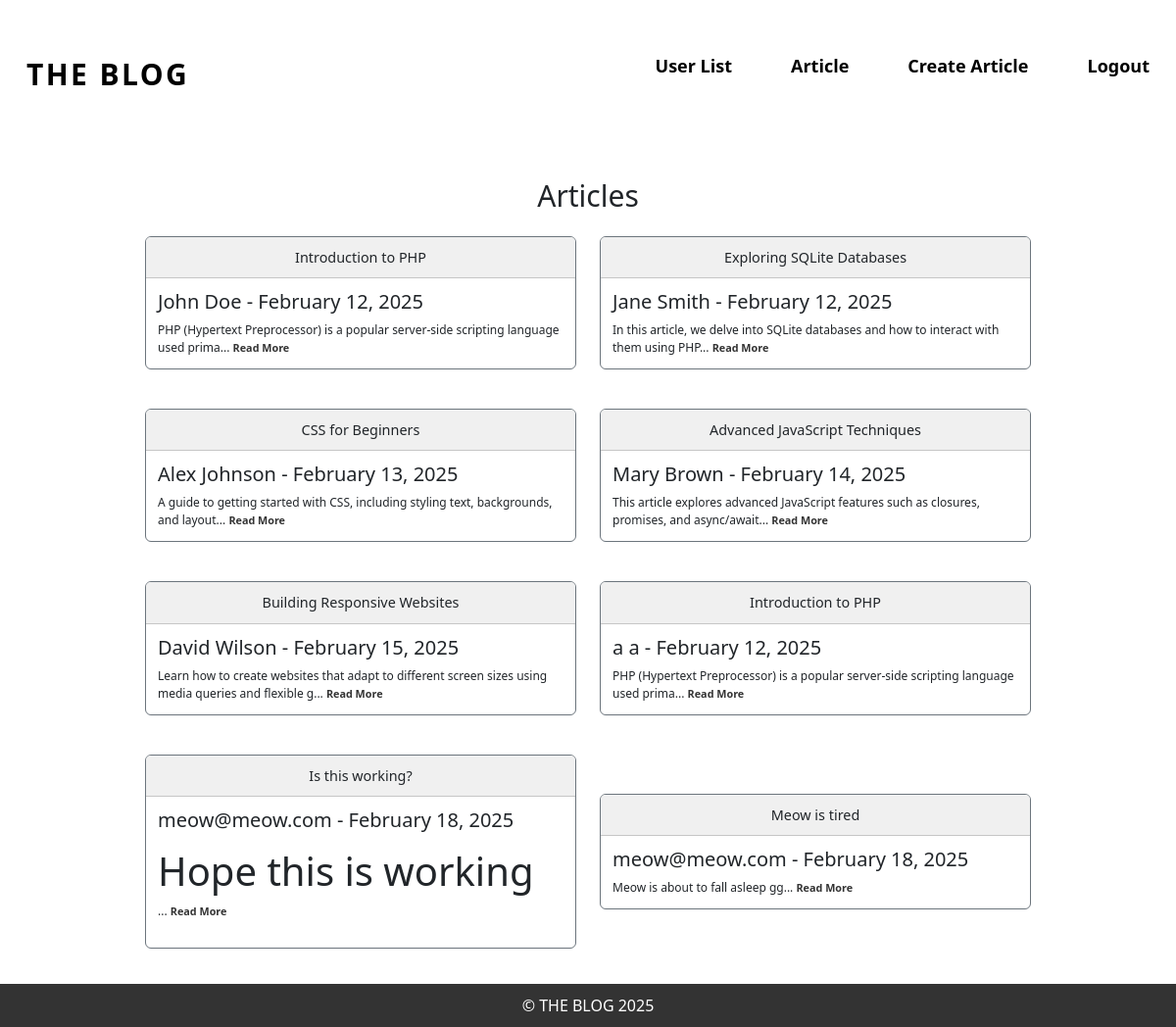
The app's page / (signed in), older data.
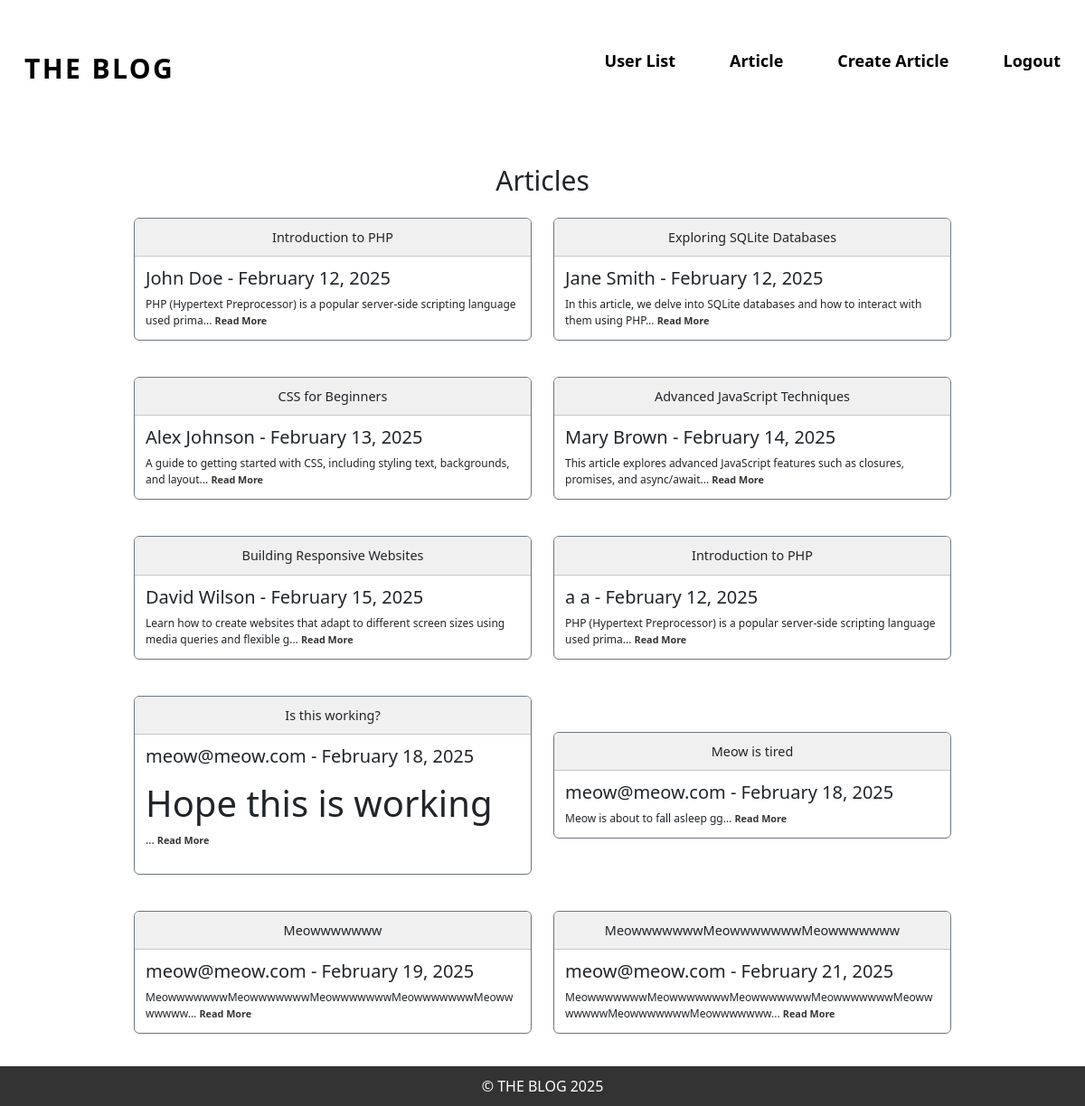
The same page, newer data.
### tables this page shows
CREATE TABLE Article
    (
        ArticleId Integer PRIMARY KEY,
        Title VARCHAR(255) NOT NULL,
        Body Text NOT NULL,
        CreateDate DATE NOT NULL,
        StartDate DATE NOT NULL,
        EndDate DATE NOT NULL,
        ContributorUsername VARCHAR(50) NOT NULL,
        FOREIGN KEY (ContributorUsername) REFERENCES Users(Username)
    );

### index.php (the view, shortened to what this page needs)
<?php
    include('templates/header.php');
    $db = getDatabase();
    $dbQuery = "SELECT Title, Body, StartDate, EndDate, ContributorUsername, ArticleId FROM Article";
    $result = $db->query($dbQuery);
    echo '<body class="back">';
    echo '<div class="articles-container">';
    echo '<h1 class="mainText">Articles</h1>';
    echo '<div class="articles-grid">';
    while($data = $result->fetchArray()){
        $date = date_create($data[2]);
        $date = date_format($date, ("F d, Y"));
        $str = substr($data[1], 0, 100);
        echo "
            <div class='card border-secondary mb-3 article-card'>
                <h5 class='card-header'>{$data[0]}</h5>
                <div class='card-body'>
                    <h5 class='card-title'>{$data[4]}  -  {$date}</h5>
                    <p class='card-text cardText'>{$str}... <a href='/article.php?id={$data[5]}' class='cardButton'>Read More</a></p>
                </div>
            </div>
        ";
    }
    echo '</div>';
    echo '</div>';
    echo '</body>';
    include('templates/footer.php');
?>

### templates/header.php (shortened to what this page needs)
<?php
    $displayNav = isset($displayNav) ? $displayNav : true;
?>
<!DOCTYPE html>
<html lang="en">
<head>
    <link rel="stylesheet" href="../styles/style.css">
    <link href="https://cdn.jsdelivr.net/npm/bootstrap@5.3.3/dist/css/bootstrap.min.css" rel="stylesheet">
</head>
<?php if ($displayNav): ?>
<header>
<nav class="navbar">
    <div class="nav-container">
        <?php
            if(isset($_SESSION["role"]) && $_SESSION["role"] == "admin") {
                echo '<a class="navbar-brand" href="../admin/admin_page.php">
                    <span class="blog-title">THE BLOG</span>
                </a>';
            } else {
                echo '<a class="navbar-brand" href="index.php">
                    <span class="blog-title">THE BLOG</span>
                </a>';
            }
        ?>
        <ul class="nav-menu">
            <?php
            if(isset($_SESSION["role"]) && $_SESSION["role"] == "admin") {
                echo '<li><a href="../admin/admin_page.php">User List</a></li>';
                echo '<li><a href="../admin/articles.php">Article</a></li>';
                echo '<li><a href="../createArticle.php">Create Article</a></li>';
                echo '<li><a href="../logout.php">Logout</a></li>';
            } else {
                echo '<li><a href="../index.php">Article</a></li>';
                echo '<li><a href="../createArticle.php">Create Article</a></li>';
                echo '<li><a href="../profile.php">Profile</a></li>';
                echo '<li><a href="../logout.php">Logout</a></li>';
            }
            ?>
        </ul>
    </div>
</nav>
</header>
<?php endif; ?>

### templates/footer.php
<footer>
    &copy; THE BLOG 2025
</footer>

### styles/style.css (style rules this page uses)
html, body { overflow-x: hidden; min-height: 100vh; margin: 0; display: flex; flex-direction: column; }
header { background: white; color: white; padding: 15px; width: 100vw; }
body > *:not(header):not(footer) { flex: 1; }
footer { background: #333; text-align: center; color: white; padding: 10px; width: 100%; margin-top: auto; }
nav a { margin: 0 1vw; width: 10vw; }
.navbar { width: 100%; padding: 2vh 6vw; background-color: #fff; height: 15vh; display: flex; align-items: flex-start; padding-top: 4vh; }
.nav-container { display: flex; justify-content: space-between; align-items: center; width: 100%; height: 100%; }
.blog-title { font-size: 2.5vw; font-weight: bold; color: #000; text-decoration: none; letter-spacing: 0.2vw; }
.nav-menu { display: flex; list-style: none; margin-left: auto; padding: 0; gap: 3vw; height: 100%; align-items: center; }
.nav-menu li a { color: #000; text-decoration: none; font-size: 1.5vw; font-weight: bold; transition: color 0.2s ease; white-space: nowrap; }
.articles-container { padding: 20px; display: flex; flex-direction: column; align-items: center; }
.articles-grid { display: flex; flex-wrap: wrap; gap: 2vw; width: 80%; justify-content: center; align-items: center; }
.article-card { width: calc(50% - 2vw); margin-bottom: 2vw; box-sizing: border-box; min-width: 250px; display: flex; flex-direction: column; height: 350px; }
.article-card .card-header { flex-shrink: 0; background-color: #f0f0f0; padding: 1vw; border-bottom: 1px solid none; font-size: 1.2vw; white-space: normal; word-break: break-word; overflow-wrap: break-word; text-align: center; }
.article-card .card-body { flex-grow: 1; padding: 1vw; font-size: 1vw; white-space: normal; word-break: break-word; overflow-wrap: break-word; }
.mainText { margin-top: 1%; margin-bottom: 2%; text-align: center; font-size: 2.5vw; }
.cardButton { color: #333; text-decoration: none; font-weight: bold; transition: color 0.3s ease; font-size: 0.9vw; margin-top: auto; }

Row changes from the older to the newer data that the page shows:
added article: Title "Meowwwwwww", ContributorUsername "meow@meow.com", StartDate "February 19, 2025", Body "MeowwwwwwwMeowwwwwwwMeowwwwwwwMeowwwwwwwMeowwwwwww"
added article: Title "MeowwwwwwwMeowwwwwwwMeowwwwwww", ContributorUsername "meow@meow.com", StartDate "February 21, 2025", Body "MeowwwwwwwMeowwwwwwwMeowwwwwwwMeowwwwwwwMeowwwwwwwMeowwwwwwwMeowwwwwww"
